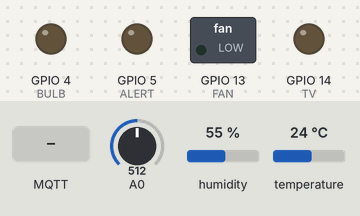
This sketch was run on a simulated ESP8266 (NodeMCU). Parts: switched loads named in the sketch (green lamp = pin HIGH), output pins drawn as LEDs (lit = HIGH). Inputs (shaded band) come from the test bench; at power-on: A0 = 512, humidity 55 %, temperature 24 °C. WiFi joins after 1.5 s; servers stay silent unless stated; random numbers use the default seed unless the sketch sets one; no MQTT or app messages arrive unless stated; what the sketch prints to the serial monitor is not drawn.

Above: at 2.7 s.
2.8 s: MQTT message "esp8266/fan" arrives on the first subscribed topic
4.5 s: MQTT message "esp8266/tv" arrives on the first subscribed topic
6.0 s: MQTT message "esp8266/bulb" arrives on the first subscribed topic
At 16.2 s:
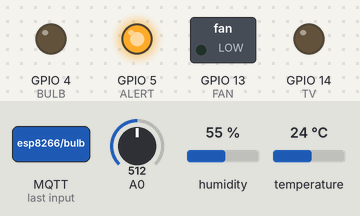
Timing chart, 0 to 22.0 s (numbered marks = the images above; inputs shaded):
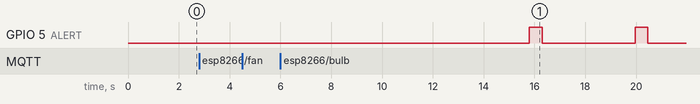

The sketch:

sketch_sep24a.ino
```cpp
#include <ESP8266WiFi.h>
#include "DHTesp.h"
#include <ArduinoJson.h>
#include <PubSubClient.h>
#include <WiFiClientSecure.h>

#define DHTpin 12
#define FAN 13
#define TV 14
#define BULB 4  // GPIO15 - D8
#define ALERT 5 // GPIO cho đèn cảnh báo (alert)
DHTesp dht;

const char* ssid = "Zeros";      //Wifi connect
const char* password = "00000000";   //Password

const char* mqtt_server = "667e33c453fe4f028d4486b0f821713b.s1.eu.hivemq.cloud";
const int mqtt_port = 8883;
const char* mqtt_username = "songcuon123"; //User
const char* mqtt_password = "songcuon123"; //Password
//--------------------------------------------------
WiFiClientSecure espClient;
PubSubClient client(espClient);

unsigned long lastMsg = 0;
#define MSG_BUFFER_SIZE (50)
char msg[MSG_BUFFER_SIZE];
const float maxLux = 1024;
int alertCount = 0; // Biến đếm số lần đèn cảnh báo nháy


void setup_wifi() {
  delay(10);
  Serial.println();
  Serial.print("Connecting to ");
  Serial.println(ssid);
  WiFi.begin(ssid, password);
  while (WiFi.status() != WL_CONNECTED) {
    delay(500);
    Serial.print(".");
  }
  randomSeed(micros());
  Serial.println("");
  Serial.println("WiFi connected");
  Serial.println("IP address: ");
  Serial.println(WiFi.localIP());
}

//------------Connect to MQTT Broker-----------------------------
void reconnect() {
  while (!client.connected()) {
    Serial.print("Attempting MQTT connection...");
    String clientID =  "ESPClient-";
    clientID += String(random(0xffff), HEX);
    if (client.connect(clientID.c_str(), mqtt_username, mqtt_password)) {
      Serial.println("connected");
      client.subscribe("esp8266/client");
      client.subscribe("esp8266/fan");  // Ensure subscription to fan topic
      client.subscribe("esp8266/tv");   // TV subscription
      client.subscribe("esp8266/bulb"); // Bulb subscription
    } else {
      Serial.print("failed, rc=");
      Serial.print(client.state());
      Serial.println(" try again in 5 seconds");
      delay(5000);
    }
  }
}

//-----Call back Method for Receiving MQTT Messages---------
void callback(char* topic, byte* payload, unsigned int length) {
  String incommingMessage = "";
  for (int i = 0; i < length; i++) incommingMessage += (char)payload[i];
  Serial.println("Message arrived [" + String(topic) + "]" + incommingMessage);
  DynamicJsonDocument doc(1024);
  deserializeJson(doc, incommingMessage);

  if (strcmp(topic, "esp8266/fan") == 0) {
    bool fanState = doc["state"];
    digitalWrite(FAN, fanState ? HIGH : LOW);
    Serial.println(fanState ? "Fan On" : "Fan Off");
  } else if (strcmp(topic, "esp8266/tv") == 0) {
    bool tvState = doc["state"];
    digitalWrite(TV, tvState ? HIGH : LOW);
    Serial.println(tvState ? "TV On" : "TV Off");
  } else if (strcmp(topic, "esp8266/bulb") == 0) {
    bool bulbState = doc["state"];
    digitalWrite(BULB, bulbState ? HIGH : LOW);
    Serial.println(bulbState ? "Bulb On" : "Bulb Off");
  }
}

//-----Method for Publishing MQTT Messages---------
void publishMessage(const char* topic, String payload, boolean retained) {
  if (client.publish(topic, payload.c_str(), true))
    Serial.println("Message published [" + String(topic) + "]: " + payload);
}

void setup() {
  Serial.begin(9600);
  while (!Serial) delay(1);

  dht.setup(DHTpin, DHTesp::DHT11);

  pinMode(FAN, OUTPUT);
  pinMode(TV, OUTPUT);
  pinMode(BULB, OUTPUT);
  pinMode(ALERT, OUTPUT); // Khai báo chân cho đèn cảnh báo

  setup_wifi();
  espClient.setInsecure();
  client.setServer(mqtt_server, mqtt_port);
  client.setCallback(callback);
}

unsigned long timeUpdata = millis();
void loop() {
  if (!client.connected()) {
    reconnect();
  }
  client.loop();

  // read DHT11
  if (millis() - timeUpdata > 2000) {
    delay(dht.getMinimumSamplingPeriod());
    float h = dht.getHumidity();
    float t = dht.getTemperature();
    t = round(t);

    // Publish temperature and humidity
    DynamicJsonDocument doc(1024);
    doc["humidity"] = h;
    doc["temperature"] = t;
    char mqtt_message[128];
    serializeJson(doc, mqtt_message);
    publishMessage("Data_Sensor", mqtt_message, true);

    // Read light sensor value
    int value = analogRead(A0); // Đọc giá trị từ cảm biến ánh sáng
    float lux = abs(1024 - value) * (maxLux / 1024.0); // Tính giá trị độ lux theo giá trị tuyệt đối

    // Publish light sensor value
    DynamicJsonDocument lightDoc(1024);
    lightDoc["lux"] = lux;
    char light_message[128];
    serializeJson(lightDoc, light_message);
    publishMessage("Light", light_message, true);

    // Generate random fog value (0-100)
    int fogValue = random(0, 101);
    Serial.print("Fog Value: ");
    Serial.println(fogValue);

    // Publish fog sensor value
    DynamicJsonDocument fogDoc(1024);
    fogDoc["fog"] = fogValue;
    char fog_message[128];
    serializeJson(fogDoc, fog_message);
    publishMessage("Fog_Sensor", fog_message, true);

    // If fog value > 60, blink the alert light
    if (fogValue > 60) {
      for (int i = 0; i < 1; i++) { // Nháy đèn alert 1 lần
        digitalWrite(ALERT, HIGH);
        delay(500);
        digitalWrite(ALERT, LOW);
        delay(500);
        alertCount++; // Tăng biến đếm mỗi khi đèn nháy

      }
      DynamicJsonDocument numberDoc(1024);
      numberDoc["alert_count"] = alertCount;
      char number_message[128];
      serializeJson(numberDoc, number_message);
      publishMessage("esp8266/number", number_message, true);

       DynamicJsonDocument alertDoc(1024);
      alertDoc["state"] = true;  // Gửi trạng thái là true khi đèn alert nháy
      char alert_message[128];
      serializeJson(alertDoc, alert_message);
      publishMessage("esp8266/alert", alert_message, true);
    } else {
      digitalWrite(ALERT, LOW); // Tắt đèn nếu fog <= 60
      DynamicJsonDocument alertDoc(1024);
      alertDoc["state"] = false;  // Gửi trạng thái là false khi đèn alert tắt
      char alert_message[128];
      serializeJson(alertDoc, alert_message);
      publishMessage("esp8266/alert", alert_message, true);
    }

    timeUpdata = millis();
  }
}
```

Measured:
- after the input at 2.8 s, every drawn part: stays the same
- after the input at 4.5 s, every drawn part: stays the same
